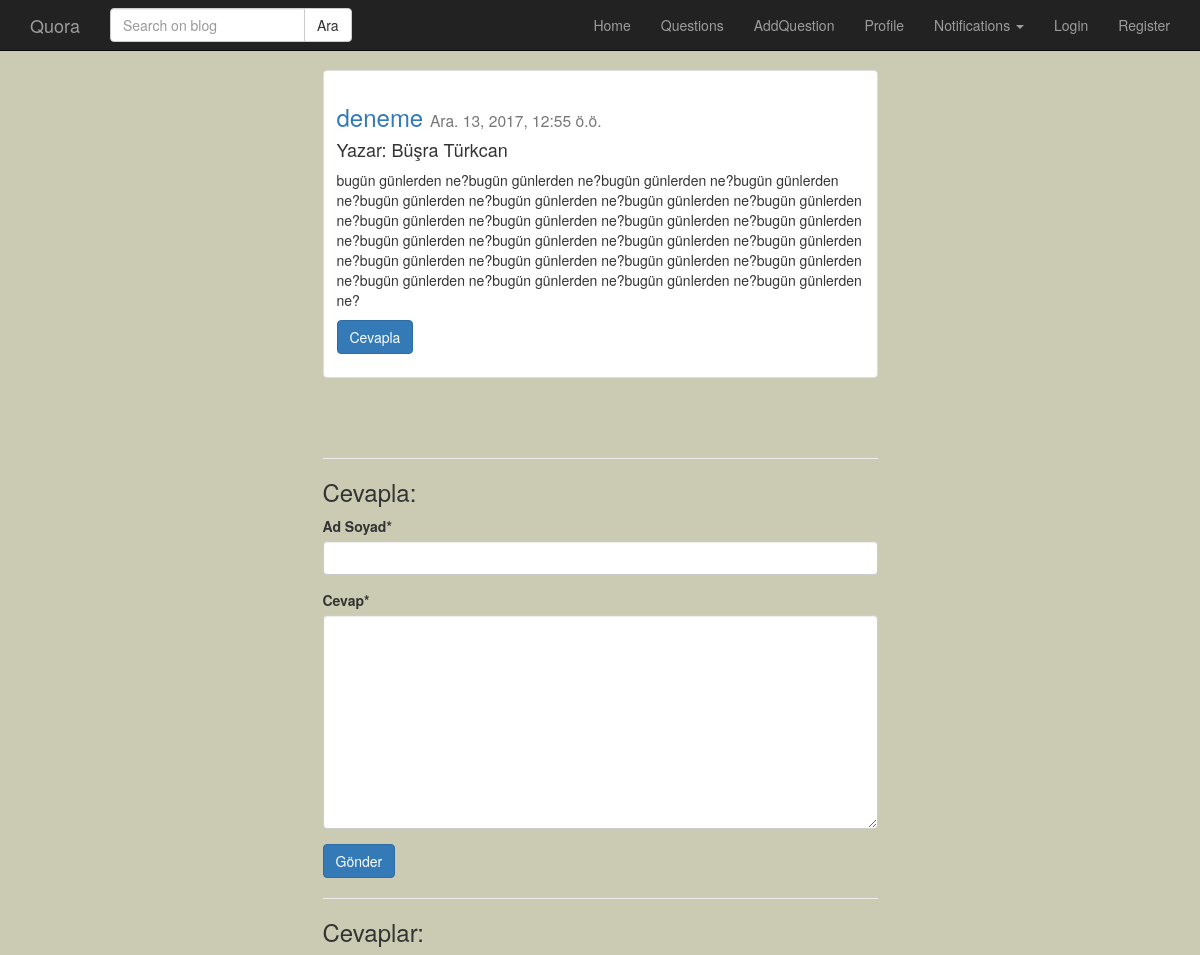
Before: /post/2/ with the older database file.
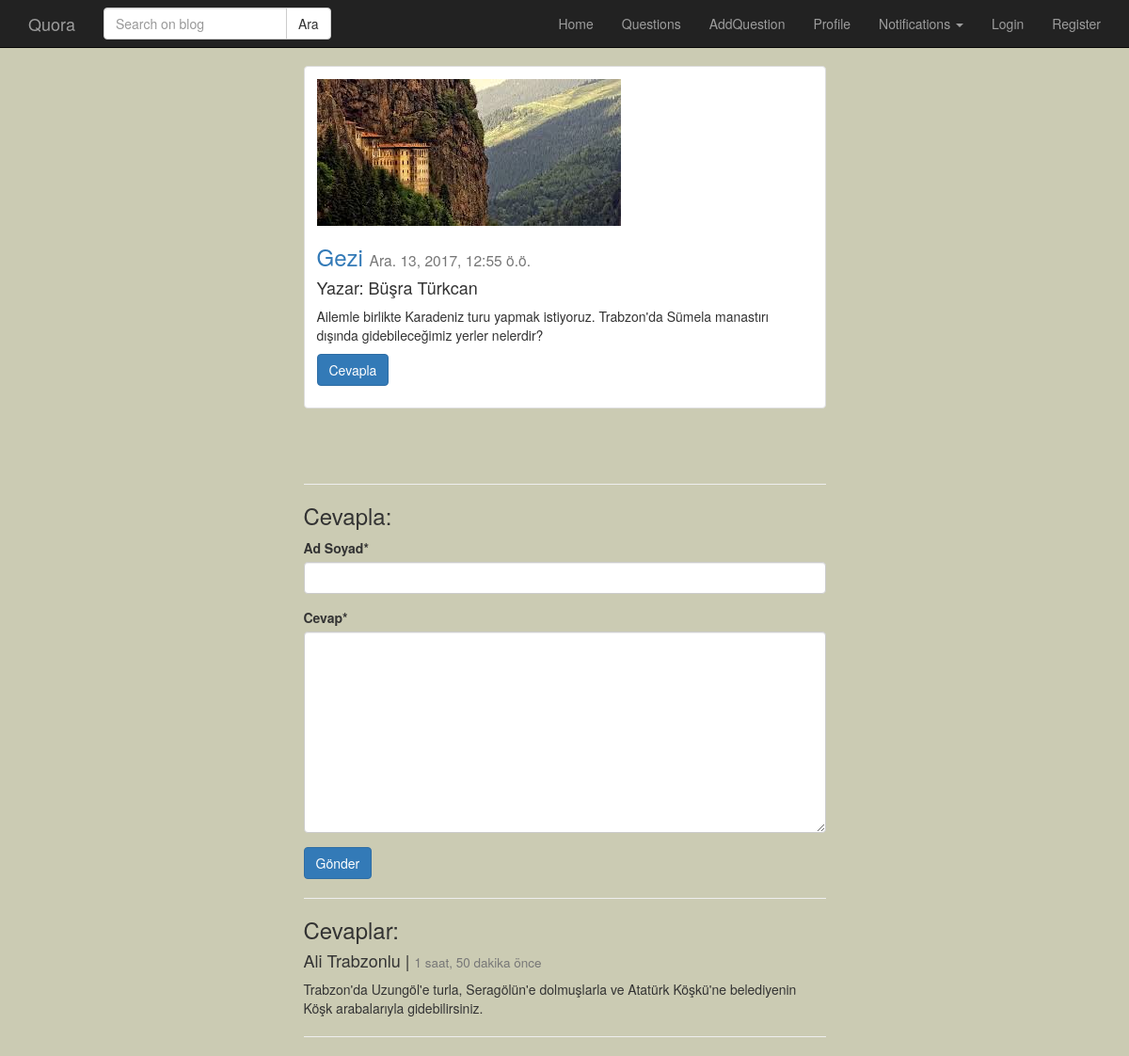
After: the same page with the newer database file.
### post/models.py (models this page shows, shortened)
class Post(models.Model):
    user = models.ForeignKey('auth.User', verbose_name='Yazar', related_name='posts')
    title = models.CharField(max_length=120, verbose_name="Başlık")
    question_Content = models.TextField(verbose_name="Soru İçeriği")
    publishing_date = models.DateTimeField(verbose_name="Yayımlanma Tarihi", auto_now_add=True)
    image = models.ImageField(null=True, blank=True)
    def get_absolute_url(self):
        return reverse('post:detail', kwargs={'id': self.id})
    class Meta:
        ordering = ['-publishing_date', 'id']

class Comment(models.Model):
    post = models.ForeignKey('post.Post', on_delete=models.CASCADE, related_name='comments')
    name = models.CharField(max_length=200, verbose_name='Ad Soyad')
    content = models.TextField(verbose_name='Cevap')
    created_date = models.DateTimeField(auto_now_add=True)

### post/views.py (the view)
# urls.py: url(r'^(?P<id>\d+)/$', post_detail, name='detail'),
def post_detail(request, id):
    post = get_object_or_404(Post, id=id)
    form = CommentForm(request.POST or None)
    if form.is_valid():
        comment = form.save(commit=False)
        comment.post = post
        comment.save()
        return HttpResponseRedirect(post.get_absolute_url())
    context = {
        'post': post,
        'form': form,
    }
    return render(request, 'posts/detail.html', context)

### post/forms.py
class CommentForm(forms.ModelForm):
    class Meta:
        model = Comment
        fields = [
            'name',
            'content',
        ]

### Templates/posts/detail.html (shortened to what this page needs)
{% extends 'base.html' %}
{% block body %}
    <div class="container">
        <div class="row">
            <div class="col-md-6 col-md-offset-3">
                <div class="thumbnail">
                    <div class="caption">
                      {% if post.image %}
                        <img src="{{ post.image.url}}" class="img-responsive">
                      {% endif %}
                        <h3><a href="{{ post.get_absolute_url }}">{{ post.title }}</a> <small>{{ post.publishing_date }}</small></h3>
                        <h4>Yazar: {{ post.user.get_full_name }}</h4>
                        <p>{{ post.question_Content|linebreaks}}</p>
                        <p>
                            <a href="{{ post.get_absolute_url }}" class="btn btn-primary" role="button">Cevapla</a>
                        </p>
                    </div>
                </div>
                <br><br><hr>
               <h3>Cevapla:</h3>
               {% include 'posts/comment.html' %}
               <hr/>
               <h3>Cevaplar:</h3>
               {% for comment in post.comments.all %}
                   <h4>{{ comment.name }} | <small>{{ comment.created_date|timesince }} önce </small></h4>
                   <p>{{ comment.content|linebreaks }}</p>
                   <hr>
                {% endfor %}
            </div>
        </div>
    </div>
{% endblock %}

Changed rows visible on the page:
changed Post "Büşra Türkcan": image: picture added; title "deneme" → "Gezi"; question_Content "bugün günlerden ne?bugün günlerden ne?bugün günlerden ne?bugün günlerden ne?bugün günlerden ne?bugün günlerden ne?bugün günlerden ne?bugün günlerden ne?bugün günlerden ne?bugün günlerden ne?bugün günlerden ne?bugün günlerden ne?bugün günlerden ne?bugün günlerden ne?bugün günlerden ne?bugün günlerden ne?bugün günlerden ne?bugün günlerden ne?bugün günlerden ne?bugün günlerden ne?bugün günlerden ne?bugün günlerden ne?bugün günlerden ne?bugün günlerden ne?" → "Ailemle birlikte Karadeniz turu yapmak istiyoruz. Trabzon'da Sümela manastırı dışında gidebileceğimiz yerler nelerdir?"
added Comment: name "Ali Trabzonlu", created_date "1 saat, 50 dakika", content "Trabzon'da Uzungöl'e turla, Seragölün'e dolmuşlarla ve Atatürk Köşkü'ne belediyenin Köşk arabalarıyla gidebilirsiniz."
